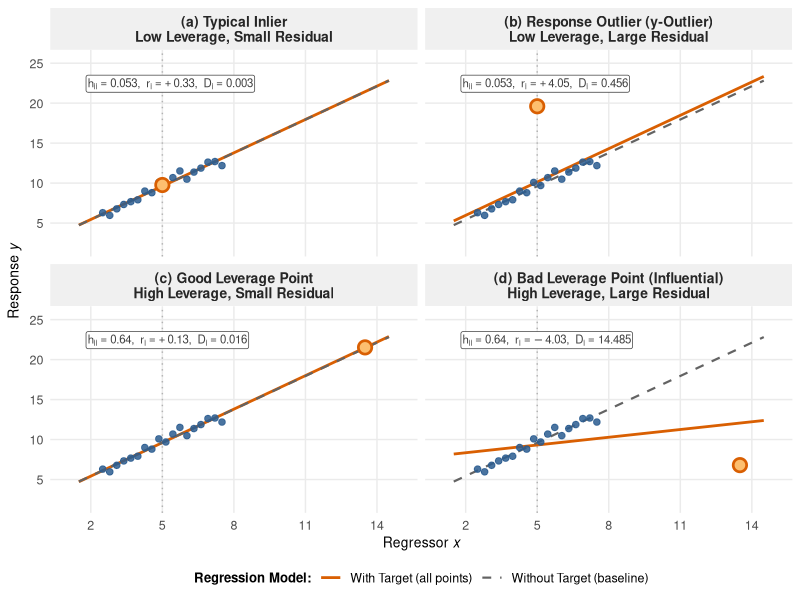

The R source for this figure:
# Influence and Outliers: Geometric Taxonomy (Lecture 11)
# Illustrates the 4-quadrant taxonomy of regression points:
#   Quadrant 1: Typical Inlier      (Low leverage, small residual)
#   Quadrant 2: y-Outlier           (Low leverage, large residual)
#   Quadrant 3: Good Leverage Point (High leverage, small residual)
#   Quadrant 4: Bad Leverage Point  (High leverage, large residual - influential)
#
# Generates: influence-geometry.pdf

library(ggplot2)

# ---- Plot configuration & theme ----------------------------------------------
pt_base_col   <- "#2b5c8f"    # Slate blue for baseline points
pt_target_col <- "#d95f02"    # Red-orange for target observation
line_full_col <- "#d95f02"    # Line with target point (solid)
line_base_col <- "#636363"    # Line without target point (dashed)

theme_lecture <- function() {
  theme_minimal(base_size = 11) +
    theme(
      panel.background = element_rect(fill = "transparent", colour = NA),
      plot.background  = element_rect(fill = "transparent", colour = NA),
      legend.background = element_rect(fill = "transparent", colour = NA),
      legend.box.background = element_rect(fill = "transparent", colour = NA),
      panel.grid.minor = element_blank(),
      strip.text = element_text(size = 10, face = "bold", colour = "grey15"),
      strip.background = element_rect(fill = "#f0f0f0", colour = NA),
      axis.title = element_text(size = 10),
      axis.text = element_text(size = 9)
    )
}

# Determine output directory
fig_dir <- if (file.exists("delivery.csv")) {
  "."
} else if (dir.exists("11_influence-outliers/figures")) {
  "11_influence-outliers/figures"
} else if (dir.exists("figures")) {
  "figures"
} else {
  "."
}

# ---- Generate synthetic baseline data ----------------------------------------
set.seed(42)
n_base <- 18
x_base <- seq(2.5, 7.5, length.out = n_base)
# True relationship: y = 2.0 + 1.5 * x + e, e ~ N(0, 0.4^2)
e_base <- rnorm(n_base, mean = 0, sd = 0.40)
y_base <- 2.0 + 1.5 * x_base + e_base

fit_base <- lm(y_base ~ x_base)
b0_base  <- coef(fit_base)[1]
b1_base  <- coef(fit_base)[2]

# Centroid of baseline
x_bar <- mean(x_base)   # 5.0
y_hat_center <- b0_base + b1_base * x_bar

# ---- Define the 4 target points ----------------------------------------------
# 1. Inlier: low leverage (at x = 5.0), small residual (on regression line)
# 2. y-Outlier: low leverage (at x = 5.0), large residual (+10 units above line, so the upward shift of the line is visible)
# 3. Good Leverage: high leverage (at x = 13.5), small residual (conforms to line)
# 4. Bad Leverage: high leverage (at x = 13.5), discordant y (pulled down to y = 6.8)

x_target_high <- 13.5
y_target_good <- b0_base + b1_base * x_target_high + 0.1   # ~21.5
y_target_bad  <- 6.8                                       # severe drop

scenarios <- list(
  q1 = list(
    panel_title = "(a) Typical Inlier\nLow Leverage, Small Residual",
    x_t = 5.0,
    y_t = y_hat_center + 0.15,
    desc = "Target conforms to local pattern\nLine unaffected"
  ),
  q2 = list(
    panel_title = "(b) Response Outlier (y-Outlier)\nLow Leverage, Large Residual",
    x_t = 5.0,
    y_t = y_hat_center + 10,
    desc = "Shifts intercept upward\nSlope virtually unchanged"
  ),
  q3 = list(
    panel_title = "(c) Good Leverage Point\nHigh Leverage, Small Residual",
    x_t = x_target_high,
    y_t = y_target_good,
    desc = "Conforms to linear trend\nStabilizes slope, precision increases"
  ),
  q4 = list(
    panel_title = "(d) Bad Leverage Point (Influential)\nHigh Leverage, Large Residual",
    x_t = x_target_high,
    y_t = y_target_bad,
    desc = "Extreme leverage + discordance\nPulls regression line toward itself"
  )
)

# ---- Build data frames for plotting ------------------------------------------
plot_points <- data.frame()
plot_lines  <- data.frame()
plot_annot  <- data.frame()

grid_x <- seq(1.5, 14.5, length.out = 150)


for (s_id in names(scenarios)) {
  s <- scenarios[[s_id]]
  
  # Data for this scenario (18 baseline + 1 target = 19 points)
  df_scen <- data.frame(
    x = c(x_base, s$x_t),
    y = c(y_base, s$y_t),
    type = c(rep("Baseline", n_base), "Target"),
    panel = s$panel_title
  )
  
  fit_all <- lm(y ~ x, data = df_scen)
  
  # Diagnostics for target point (row 19)
  h_all    <- hatvalues(fit_all)
  r_all    <- rstandard(fit_all)
  cook_all <- cooks.distance(fit_all)
  
  h_t    <- h_all[19]
  r_t    <- r_all[19]
  cook_t <- cook_all[19]
  b0_all <- coef(fit_all)[1]
  b1_all <- coef(fit_all)[2]
  
cat(sprintf("%s:\n", gsub("\n", " - ", s$panel_title)))
cat(sprintf("  Target Point : (x = %.2f, y = %.2f)\n", s$x_t, s$y_t))
cat(sprintf("  Diagnostics  : h_ii = %.3f (2p/n = %.3f), r_i = %+.2f, Cook's D = %.3f\n",
             h_t, 2 * 2 / 19, r_t, cook_t))
cat(sprintf("  Slope without: b1 = %.3f | Slope with: b1 = %.3f (delta = %+.3f)\n\n",
             b1_base, b1_all, b1_all - b1_base))
  
  # Line predictions across grid_x
  lines_scen <- rbind(
    data.frame(
      panel = s$panel_title,
      x = grid_x,
      y = b0_base + b1_base * grid_x,
      model = "Without Target (baseline)"
    ),
    data.frame(
      panel = s$panel_title,
      x = grid_x,
      y = b0_all + b1_all * grid_x,
      model = "With Target (all points)"
    )
  )
  
  # Annotation label showing key diagnostics inside each panel
  # (plotmath ignores "\n", so all three values go on one line)
  diag_label <- sprintf("h[ii] == %.3f*','~~r[i] == %+.2f*','~~D[i] == %.3f",
                        h_t, r_t, cook_t)
  annot_scen <- data.frame(
    panel = s$panel_title,
    x = 1.8,
    y = 23.5,
    label = diag_label
  )
  
  plot_points <- rbind(plot_points, df_scen)
  plot_lines  <- rbind(plot_lines, lines_scen)
  plot_annot  <- rbind(plot_annot, annot_scen)
}

# Preserve factor order of panels
panel_levels <- sapply(scenarios, function(s) s$panel_title)
plot_points$panel <- factor(plot_points$panel, levels = panel_levels)
plot_lines$panel  <- factor(plot_lines$panel, levels = panel_levels)
plot_annot$panel  <- factor(plot_annot$panel, levels = panel_levels)

# Separate points into baseline and target for clean layer styling
pts_base   <- subset(plot_points, type == "Baseline")
pts_target <- subset(plot_points, type == "Target")

# ---- Construct 4-panel ggplot ------------------------------------------------
p_geom <- ggplot() +
  # Reference line for x_bar centroid in regressor space
  geom_vline(xintercept = x_bar, linetype = "dotted", colour = "grey70", linewidth = 0.5) +
  # Fitted lines
  geom_line(
    data = plot_lines,
    aes(x = x, y = y, colour = model, linetype = model, linewidth = model)
  ) +
  # Baseline points
  geom_point(
    data = pts_base,
    aes(x = x, y = y),
    colour = pt_base_col,
    size = 1.9,
    alpha = 0.85
  ) +
  # Target point with highlight ring
  geom_point(
    data = pts_target,
    aes(x = x, y = y),
    colour = pt_target_col,
    fill = "#fdbf6f",
    shape = 21,
    size = 3.6,
    stroke = 1.4
  ) +
  # Diagnostic metrics annotation (filled box so the x-bar line does not cross the text)
  geom_label(
    data = plot_annot,
    aes(x = x, y = y, label = label),
    parse = TRUE,
    hjust = 0,
    vjust = 1,
    size = 2.9,
    colour = "grey25",
    fill = "white",
    linewidth = 0,
    label.padding = unit(0.12, "lines")
  ) +
  # Faceting: 2x2 grid corresponding to the 4 quadrants
  facet_wrap(~ panel, nrow = 2, ncol = 2) +
  scale_colour_manual(
    name = "Regression Model:",
    values = c(
      "Without Target (baseline)" = line_base_col,
      "With Target (all points)"  = line_full_col
    )
  ) +
  scale_linetype_manual(
    name = "Regression Model:",
    values = c(
      "Without Target (baseline)" = "dashed",
      "With Target (all points)"  = "solid"
    )
  ) +
  scale_linewidth_manual(
    name = "Regression Model:",
    values = c(
      "Without Target (baseline)" = 0.75,
      "With Target (all points)"  = 0.95
    )
  ) +
  scale_x_continuous(
    name = expression(Regressor ~ italic(x)),
    limits = c(1.0, 15.0),
    breaks = seq(2, 14, by = 3)
  ) +
  scale_y_continuous(
    name = expression(Response ~ italic(y)),
    limits = c(2.0, 25.5),
    breaks = seq(5, 25, by = 5)
  ) +
  theme_lecture() +
  theme(
    legend.position = "bottom",
    legend.title = element_text(size = 9.5, face = "bold"),
    legend.text = element_text(size = 9),
    legend.margin = margin(t = -3, b = 2)
  )

# ---- Save PDF ----------------------------------------------------------------
out_path <- file.path(fig_dir, "influence-geometry.pdf")
ggsave(
  filename = out_path,
  plot = p_geom,
  bg = "transparent",
  device = cairo_pdf,
  width = 6.8,
  height = 5.2
)
